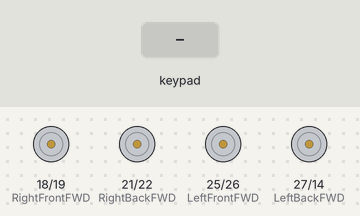
Bench run of a sketch on a simulated ESP32. Shown: motor-driver pin pairs drawn as motors (green arrow = first pin HIGH = forward, orange = second pin HIGH = backward, longer = more drive). Inputs (shaded band) come from the test bench. What the sketch prints to the serial monitor is not drawn.

Above: at 1.2 s.
1.3 s: key 'U' pressed
At 1.5 s:
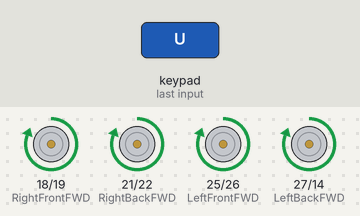
3.2 s: key 'D' pressed
At 3.41 s:
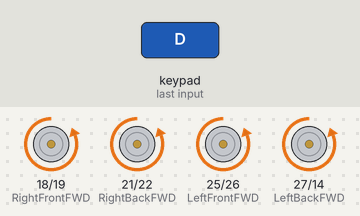
5.1 s: key 'L' pressed
At 5.3 s:
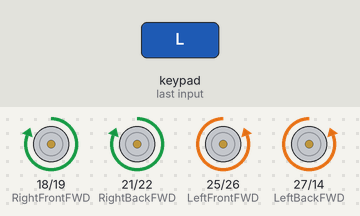
7.0 s: key 'R' pressed
At 7.2 s:
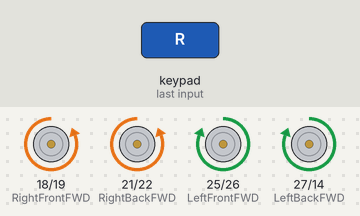
8.9 s: key 'X' pressed
At 9.11 s:
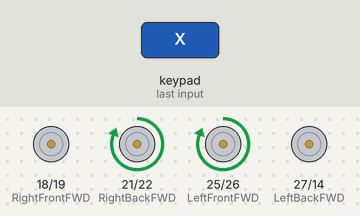
10.8 s: key 'O' pressed
At 11.0 s:
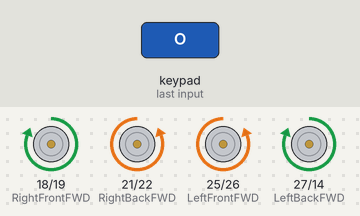
Timing chart, 0 to 13.7 s (numbered marks = the images above; inputs shaded):
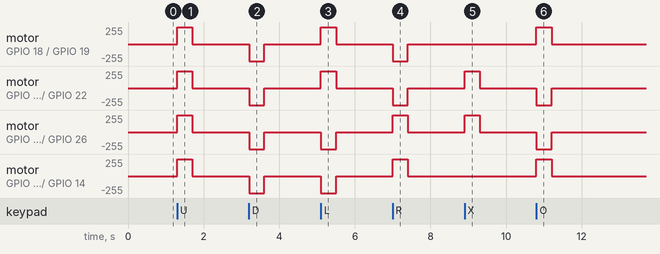

Measured:
- after the input at 1.3 s, motor on GPIO 18 (RightFrontFWD) / GPIO 19 (RightFrontBWD), motor on GPIO 21 (RightBackFWD) / GPIO 22 (RightBackBWD), motor on GPIO 25 (LeftFrontFWD) / GPIO 26 (LeftFrontBWD), motor on GPIO 27 (LeftBackFWD) / GPIO 14 (LeftBackBWD): stopped → forward 255/255 at once, → stopped 0.40 s later
- after the input at 3.2 s, motor on GPIO 18 (RightFrontFWD) / GPIO 19 (RightFrontBWD), motor on GPIO 21 (RightBackFWD) / GPIO 22 (RightBackBWD), motor on GPIO 25 (LeftFrontFWD) / GPIO 26 (LeftFrontBWD), motor on GPIO 27 (LeftBackFWD) / GPIO 14 (LeftBackBWD): stopped → backward 255/255 at once, → stopped 0.40 s later
- after the input at 5.1 s, motor on GPIO 18 (RightFrontFWD) / GPIO 19 (RightFrontBWD), motor on GPIO 21 (RightBackFWD) / GPIO 22 (RightBackBWD): stopped → forward 255/255 at once, → stopped 0.40 s later
- after the input at 7.0 s, motor on GPIO 18 (RightFrontFWD) / GPIO 19 (RightFrontBWD), motor on GPIO 21 (RightBackFWD) / GPIO 22 (RightBackBWD): stopped → backward 255/255 at once, → stopped 0.40 s later
- after the input at 8.9 s, motor on GPIO 21 (RightBackFWD) / GPIO 22 (RightBackBWD), motor on GPIO 25 (LeftFrontFWD) / GPIO 26 (LeftFrontBWD): stopped → forward 255/255 at once, → stopped 0.40 s later
- after the input at 10.8 s, motor on GPIO 18 (RightFrontFWD) / GPIO 19 (RightFrontBWD): stopped → forward 255/255 at once, → stopped 0.40 s later; motor on GPIO 21 (RightBackFWD) / GPIO 22 (RightBackBWD): stopped → backward 255/255 at once, → stopped 0.40 s later

The sketch:

Fire_Fighting_code.ino
```cpp
/*
Connections to be made 05/04/23
Left Motors : Motor 1 d25 and d26
              Motor 2 d27 and d14
Right Motors : Motor 1 d18 and d19
               Motor 2 d21 and d22
Tatenda Bako,Lawrence Takaendesa,Emmanuel Damba, Raymond Nyakudanga
*/
#include <WiFi.h>
#include <WiFiClient.h>  // to be able to connect to connect to hotspot
#include <WebServer.h>   // to make a server in arduino
#include <HTTPClient.h>  // to be abkle to make https requests to and from client (POST, GET, PUT, DELETE)
#include <DabbleESP32.h>

#define RightFrontFWD 18
#define RightFrontBWD 19
#define RightBackFWD 21
#define RightBackBWD 22

#define LeftFrontFWD 25
#define LeftFrontBWD 26
#define LeftBackFWD 27
#define LeftBackBWD 14

void setup() {
  pinMode(RightFrontFWD, OUTPUT);
  pinMode(RightFrontBWD, OUTPUT);
  pinMode(RightBackFWD, OUTPUT);
  pinMode(RightBackBWD, OUTPUT);
  pinMode(LeftFrontFWD, OUTPUT);
  pinMode(LeftFrontBWD, OUTPUT);
  pinMode(LeftBackFWD, OUTPUT);
  pinMode(LeftBackBWD, OUTPUT);
  // put your setup code here, to run once:
  Serial.begin(115200);      // make sure your Serial Monitor is also set at this baud rate.
  Dabble.begin("Fire-Fighter-ESP32");       //set bluetooth name of your device
}

void loop() {
  Dabble.processInput();//this function is used to refresh data obtained from smartphone.Hence calling this function is mandatory in order to get data properly from your mobile.
  Serial.print("KeyPressed: ");
  if (GamePad.isUpPressed())
  {
    Serial.print("Up");
    moveForward();
  } else if (GamePad.isDownPressed())
  {
    Serial.print("Down");
    moveBackward();
  } else if (GamePad.isLeftPressed())
  {
    Serial.print("Left");
    rotateLeft();
  } else if (GamePad.isRightPressed())
  {
    Serial.print("Right");
    rotateRight();
  } else if (GamePad.isSquarePressed())
  {
    Serial.print("Square");
    moveSidewaysRight();
  } else if (GamePad.isCirclePressed())
  {
    Serial.print("Circle");
    moveSidewaysLeft();
  } else if (GamePad.isCrossPressed())
  {
    Serial.print("Cross");
    moveRightForward();
  } else if (GamePad.isTrianglePressed())
  {
    Serial.print("Triangle");
    moveLeftForward();
  } else
  {
    stopMoving();
  }

  /*if (GamePad.isStartPressed())
    {
    Serial.print("Start");
    }

    if (GamePad.isSelectPressed())
    {
    Serial.print("Select");
    } */
  Serial.print('\t');

  int a = GamePad.getAngle();
  Serial.print("Angle: ");
  Serial.print(a);
  Serial.print('\t');
  int b = GamePad.getRadius();
  Serial.print("Radius: ");
  Serial.print(b);
  Serial.print('\t');
  float c = GamePad.getXaxisData();
  Serial.print("x_axis: ");
  Serial.print(c);
  Serial.print('\t');
  float d = GamePad.getYaxisData();
  Serial.print("y_axis: ");
  Serial.println(d);
  Serial.println();
}

void moveForward() {
  digitalWrite(RightFrontFWD, HIGH);
  digitalWrite(RightFrontBWD, LOW);
  digitalWrite(RightBackFWD, HIGH);
  digitalWrite(RightBackBWD, LOW);

  digitalWrite(LeftFrontFWD, HIGH);
  digitalWrite(LeftFrontBWD, LOW);
  digitalWrite(LeftBackFWD, HIGH);
  digitalWrite(LeftBackBWD, LOW);
}

void moveBackward() {
  digitalWrite(RightFrontFWD, LOW);
  digitalWrite(RightFrontBWD, HIGH);
  digitalWrite(RightBackFWD, LOW);
  digitalWrite(RightBackBWD, HIGH);

  digitalWrite(LeftFrontFWD, LOW);
  digitalWrite(LeftFrontBWD, HIGH);
  digitalWrite(LeftBackFWD, LOW);
  digitalWrite(LeftBackBWD, HIGH);
}

void rotateRight() {
  digitalWrite(RightFrontFWD, LOW);
  digitalWrite(RightFrontBWD, HIGH);
  digitalWrite(RightBackFWD, LOW);
  digitalWrite(RightBackBWD, HIGH);

  digitalWrite(LeftFrontFWD, HIGH);
  digitalWrite(LeftFrontBWD, LOW);
  digitalWrite(LeftBackFWD, HIGH);
  digitalWrite(LeftBackBWD, LOW);
}

void rotateLeft() {
  digitalWrite(RightFrontFWD, HIGH);
  digitalWrite(RightFrontBWD, LOW);
  digitalWrite(RightBackFWD, HIGH);
  digitalWrite(RightBackBWD, LOW);

  digitalWrite(LeftFrontFWD, LOW);
  digitalWrite(LeftFrontBWD, HIGH);
  digitalWrite(LeftBackFWD, LOW);
  digitalWrite(LeftBackBWD, HIGH);
}

void moveSidewaysRight() {
  digitalWrite(RightFrontFWD, LOW);
  digitalWrite(RightFrontBWD, HIGH);
  digitalWrite(RightBackFWD, HIGH);
  digitalWrite(RightBackBWD, LOW);

  digitalWrite(LeftFrontFWD, HIGH);
  digitalWrite(LeftFrontBWD, LOW);
  digitalWrite(LeftBackFWD, LOW);
  digitalWrite(LeftBackBWD, HIGH);
}

void moveSidewaysLeft() {
  digitalWrite(RightFrontFWD, HIGH);
  digitalWrite(RightFrontBWD, LOW);
  digitalWrite(RightBackFWD, LOW);
  digitalWrite(RightBackBWD, HIGH);

  digitalWrite(LeftFrontFWD, LOW);
  digitalWrite(LeftFrontBWD, HIGH);
  digitalWrite(LeftBackFWD, HIGH);
  digitalWrite(LeftBackBWD, LOW);
}

void moveRightForward() {
  digitalWrite(RightFrontFWD, LOW);
  digitalWrite(RightFrontBWD, LOW);
  digitalWrite(RightBackFWD, HIGH);
  digitalWrite(RightBackBWD, LOW);

  digitalWrite(LeftFrontFWD, HIGH);
  digitalWrite(LeftFrontBWD, LOW);
  digitalWrite(LeftBackFWD, LOW);
  digitalWrite(LeftBackBWD, LOW);
}

void moveLeftForward() {
  digitalWrite(RightFrontFWD, HIGH);
  digitalWrite(RightFrontBWD, LOW);
  digitalWrite(RightBackFWD, LOW);
  digitalWrite(RightBackBWD, LOW);

  digitalWrite(LeftFrontFWD, LOW);
  digitalWrite(LeftFrontBWD, LOW);
  digitalWrite(LeftBackFWD, HIGH);
  digitalWrite(LeftBackBWD, LOW);
}

void stopMoving() {
  digitalWrite(RightFrontFWD, LOW);
  digitalWrite(RightFrontBWD, LOW);
  digitalWrite(RightBackFWD, LOW);
  digitalWrite(RightBackBWD, LOW);

  digitalWrite(LeftFrontFWD, LOW);
  digitalWrite(LeftFrontBWD, LOW);
  digitalWrite(LeftBackFWD, LOW);
  digitalWrite(LeftBackBWD, LOW);
}
  
```
